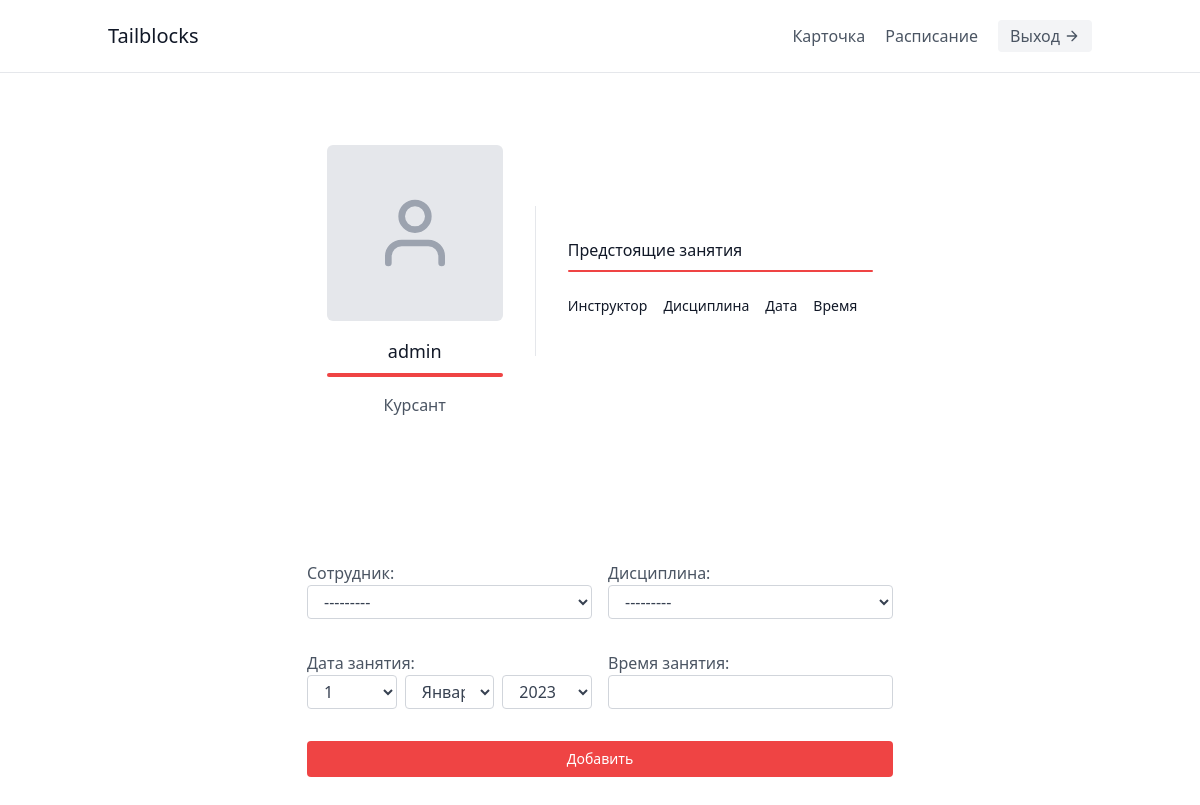
The page /schedule/ (signed in) on the database as committed earlier.
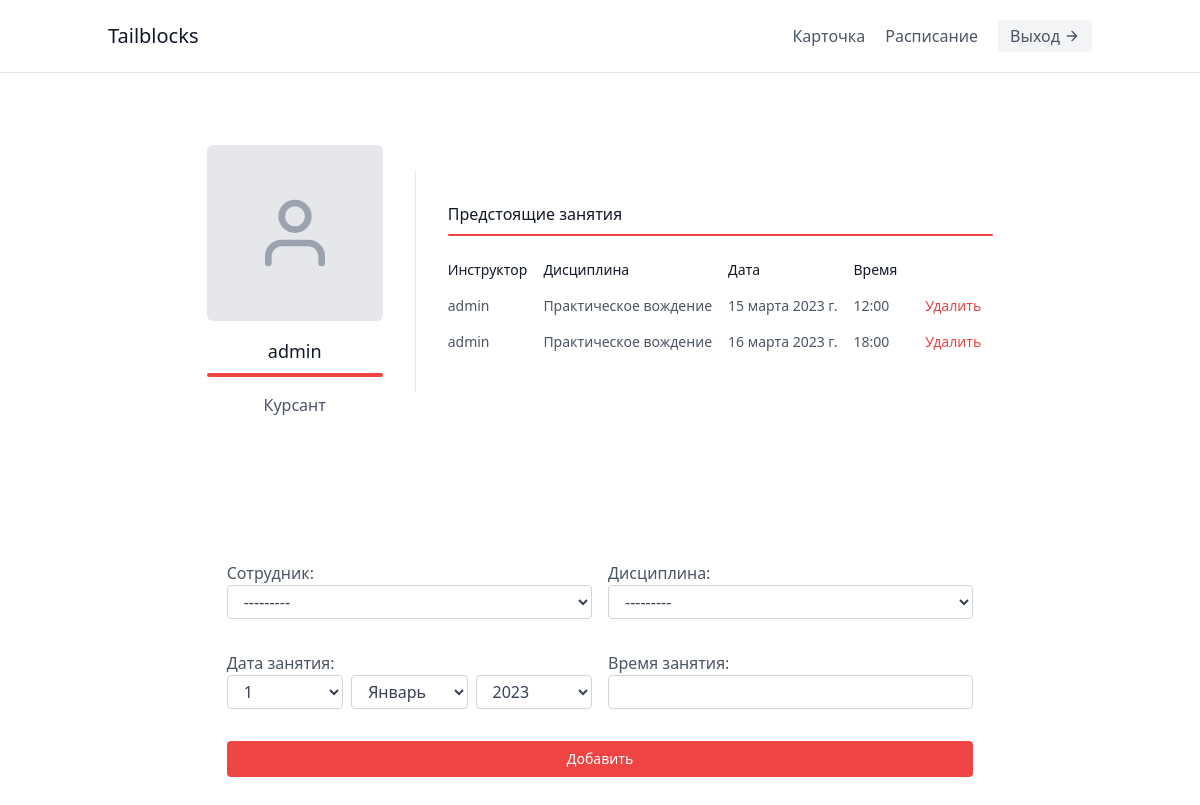
The same page on the database as committed later.
### app/models.py (models this page shows, shortened)
class User(AbstractUser):
    patronymic = models.CharField(blank=True, null=True, max_length=255, verbose_name='Отчество')
    date_of_birthday = models.DateField(blank=True, null=True, verbose_name='Дата рождения')
    passport_series = models.IntegerField(blank=True, null=True, verbose_name='Серия')
    passport_number = models.IntegerField(blank=True, null=True, verbose_name='Номер')
    date_references = models.DateField(blank=True, null=True, verbose_name='Дата выдачи')
    by_whom = models.CharField(blank=True, null=True, max_length=255, verbose_name='Кем выдан')
    id_region = models.ForeignKey(Region, on_delete=models.CASCADE, blank=True, null=True, verbose_name='Регион')
    id_city = models.ForeignKey(City, on_delete=models.CASCADE, blank=True, null=True, verbose_name='Город')
    id_street = models.ForeignKey(Street, on_delete=models.CASCADE, blank=True, null=True, verbose_name='Улица')
    house = models.CharField(blank=True, null=True, max_length=4, verbose_name='Дом')
    apartment = models.IntegerField(blank=True, null=True, verbose_name='Квартира')
    tel = models.CharField(blank=True, null=True, max_length=12, verbose_name='Телефон')
    status = models.CharField(max_length=255, blank=True, null=True, verbose_name='Статус')
    is_cursant = models.BooleanField(default=False, verbose_name='Курсант')
    id_post = models.ForeignKey('Post', on_delete=models.CASCADE, blank=True, null=True, verbose_name='Должность')
    is_worker = models.BooleanField(default=False, verbose_name='Сотрудник')
    class Meta:
        verbose_name = 'пользователь'
        verbose_name_plural = 'пользователи'
    def __str__(self):
        if self.last_name and self.first_name and self.patronymic:
            return '%s %s %s' % (self.last_name, self.first_name, self.patronymic)
        else:
            return self.username

class Schedule(models.Model):
    id_worker = models.ForeignKey(User,
                                  limit_choices_to={
                                      'is_worker': 1,
                                      'id_post': 2
                                  },
                                  on_delete=models.CASCADE,
                                  verbose_name='Сотрудник',
                                  related_name='Worker')
    id_cursant = models.ForeignKey(User, limit_choices_to={'is_cursant': 1}, on_delete=models.CASCADE, verbose_name='Курсант', related_name='Cursant')
    id_discipline = models.ForeignKey(Discipline, on_delete=models.CASCADE, verbose_name='Дисциплина')
    date_class = models.DateField(verbose_name='Дата занятия')
    time_class = models.TimeField(verbose_name='Время занятия')
    class Meta:
        verbose_name = 'расписание'
        verbose_name_plural = 'расписания'

class Discipline(models.Model):
    name_discipline = models.CharField(max_length=255, verbose_name='Название дисциплины')
    count_hourse = models.IntegerField(verbose_name='Часов')
    type_class = models.CharField(max_length=255, verbose_name='Тип класса')
    class Meta:
        verbose_name = 'дисциплина'
        verbose_name_plural = 'дисциплины'
    def __str__(self):
        return self.name_discipline

### app/views.py (the view)
# urls.py: path('', HomeView.showPage, name='home'),
    def showPage(request):
        form = CursantPostScheduleForm(request.POST)
        if request.user is not None and request.user.is_cursant:
            user = request.user
            schedule = Schedule.objects.filter(id_cursant=user.id)
            return render(request, 'cursant/schedule.html', {'schedule': schedule, 'form': form})
        elif request.user is not None and request.user.is_worker:
            user = request.user
            schedule = Schedule.objects.filter(id_worker=user.id)
            return render(request, 'worker/schedule.html', {'schedule': schedule})
        else:
            return redirect('login')

### app/forms.py
class CursantPostScheduleForm(forms.ModelForm):
    date_class = forms.DateField(widget=forms.SelectDateWidget(), label='Дата занятия')
    class Meta:
        model = Schedule
        fields = fields = ["id_worker", "id_discipline", "date_class", "time_class"]

### templates/cursant/schedule.html (shortened to what this page needs)
{% extends '../base.html' %} {% load static %}  {% block content %}
<header class="text-gray-600 body-font border-b">
    <div class="container mx-auto flex flex-wrap p-5 flex-col md:flex-row items-center">
        <a class="flex title-font font-medium items-center text-gray-900 mb-4 md:mb-0">
            <span class="text-xl">Tailblocks</span>
        </a>
        <nav class="md:ml-auto flex flex-wrap items-center text-base justify-center">
            <a class="mr-5 cursor-pointer hover:text-gray-900" href="{% url 'profile' %}"> Карточка </a>
            <a class="mr-5 cursor-pointer hover:text-gray-900" href="{% url 'schedule' %}"> Расписание </a>
        </nav>
        <a class="inline-flex items-center bg-gray-100 border-0 py-1 px-3 focus:outline-none hover:bg-gray-200 rounded text-base mt-4 md:mt-0"
        href="{% url 'logout' %}">
            Выход
            <svg fill="none" stroke="currentColor" stroke-linecap="round" stroke-linejoin="round" stroke-width="2" class="w-4 h-4 ml-1" viewBox="0 0 24 24">
                <path d="M5 12h14M12 5l7 7-7 7"></path>
            </svg>
        </a>
    </div>
</header>
{% if message %}
    <div class='w-full h-[calc(100vh_-_73px)] flex items-center justify-center'>
        <p class='text-lg font-medium text-red-500 text-center'>
            {{ message }}
        </p>
    </div>
{%else%}
    <main class='flex flex-col w-max mx-auto'>
        <section class="text-gray-600 body-font">
            <div class="container mx-auto items-center justify-center h-full flex flex-col">
                <div class="flex flex-col items-center sm:flex-row mt-10">
                    <div class="text-center sm:pr-8 sm:py-8">
                        <div class="w-44 h-44 rounded-md inline-flex items-center justify-center bg-gray-200 text-gray-400">
                            <svg fill="none" stroke="currentColor" stroke-linecap="round" stroke-linejoin="round" stroke-width="2" class="w-20 h-20"
                            viewBox="0 0 24 24">
                                <path d="M20 21v-2a4 4 0 00-4-4H8a4 4 0 00-4 4v2"></path>
                                <circle cx="12" cy="7" r="4"></circle>
                            </svg>
                        </div>
                        <div class="flex flex-col items-center text-center justify-center">
                            <h2 class="font-medium title-font mt-4 text-gray-900 text-lg"> {{user.username}}</h2>
                            <div class="w-44 h-1 bg-red-500 rounded mt-2 mb-4"></div>
                            <p class="text-base">Курсант</p>
                        </div>
                    </div>
                    <div class="sm:pl-8 sm:py-8 sm:border-l border-gray-200 sm:border-t-0 border-t mt-4 pt-4 sm:mt-0 text-center sm:text-left">
                        <div class="flex gap-8 justify-between h-full">
                            <div>
                                <p class="font-medium title-font text-gray-900 mb-2">
                                    Предстоящие занятия
                                </p>
                                <div class="w-22 h-0.5 bg-red-500 rounded mt-2 mb-4"></div>
                                <table class="table-auto text-sm">
                                    <thead class='text-gray-900'>
                                    <tr>
                                        <th class='py-2 pr-4 font-medium'>Инструктор</th>
                                        <th class='py-2 pr-4 font-medium'>Дисциплина</th>
                                        <th class='py-2 pr-4 font-medium'>Дата</th>
                                        <th class='py-2 pr-4 font-medium'>Время</th>
                                        <th class='py-2 font-medium'></th>
                                    </tr>
                                </thead>
                                <tbody>
                                {% for s in schedule %}
                                    <tr>
                                        <td class='py-2 pr-4'>{{s.id_worker}}</td>
                                        <td class='py-2 pr-4'> {{s.id_discipline}}</td>
                                        <td class='py-2 pr-4'> {{s.date_class}}</td>
                                        <td class='py-2'> {{s.time_class}}</td>
                                        <td>
                                            <a class='text-red-500 text-sm font-medium py-2 px-3 hover:text-red-600' href='{% url 'remove-schedule' s.id %}'>Удалить</a>
                                        </td>
                                    </tr>
                                {% endfor %}
                                </tbody>
                            </table>
                        </div>
                    </div>
                </div>
            </div>
        </section>
        <section class="text-gray-600 body-font">
        <div class="container px-5 py-24 mx-auto">
            <form method="POST" action='/schedule/new/' class="w-full mx-auto space-y-4 grid grid-cols-2 gap-4">
                {{ form.as_div }}
                <button class="text-white col-span-2 bg-red-500 border-0 text-sm font-medium py-2 px-4 focus:outline-none hover:bg-red-600 rounded" type='submit'>
                    Добавить
                </button>
            </form>
        </div>
    </section>
    </main>
{% endif %}
{% endblock content %}

### templates/base.html (shortened to what this page needs)
{% load static %}
<!DOCTYPE html>
<html lang="ru">
  <head>
    <link
      rel="stylesheet"
      href="https://cdn.jsdelivr.net/npm/tw-elements/dist/css/index.min.css"
    />
    <script src="https://cdn.tailwindcss.com"></script>
    <link rel="stylesheet" href="{% static 'css/styles.css' %}" />
  </head>
  <body>
    {% block content %}{% endblock content %}
  </body>
</html>

### static/css/styles.css (style rules this page uses)
*, html { margin: 0; padding: 0; }

Rows that differ between the two databases and show on the page:
added Schedule: id_worker "admin", id_discipline "Практическое вождение", date_class "15 марта 2023 г.", time_class "12:00"
added Schedule: id_worker "admin", id_discipline "Практическое вождение", date_class "16 марта 2023 г.", time_class "18:00"
